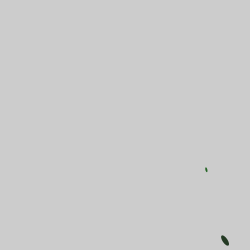
Frame 1 (no input)
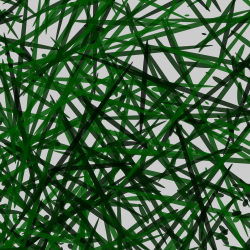
Frame 60 (the mouse pressed at the canvas centre just before this capture)
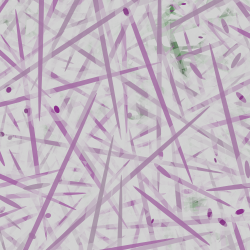
Frame 120 (the mouse held since frame 60 and released just before this capture)

The Processing sketch that drew these frames (run headless with seeded random() and noise(); from frame 60 on, the mouse is pressed at the canvas centre):

// Processing sketch: processing_18795
// ── processing_18795.pde

float angle=0.1;
float x;
  void setup() {
    size(250,250);
    smooth();
    noStroke();
  }// basic setup
  
   
   void draw() {
    
   for(int y=0;y<=height;y+=2) {
     fill(mouseX,random(100,200),30,mouseY);
     angle=angle+1;
     translate(50,100);
     rotate(angle-8);
     fill(random(mouseX,mouseY),random(8,90),mouseY,random(210,10));
     ellipse(random(30,100),30,y,5);
   }
   }
    
    void mousePressed()  { //when you click, whe pattern changed
      stroke(210,110);
      fill(random(30,mouseX));
      strokeWeight(random(10,19));// the new pattern seems like on a white background but actually I increased the stroke weights
      for(int y=0;y<=height;y+=2)
      rect(pmouseX,y*y,pmouseY,y+1);     
}
   
 
 void mouseDragged() {
  //background(204);
  int x=20;
int y=-30;
int diameter=100;
 ellipse(x+2,y+1,diameter+3,diameter);
}
  
